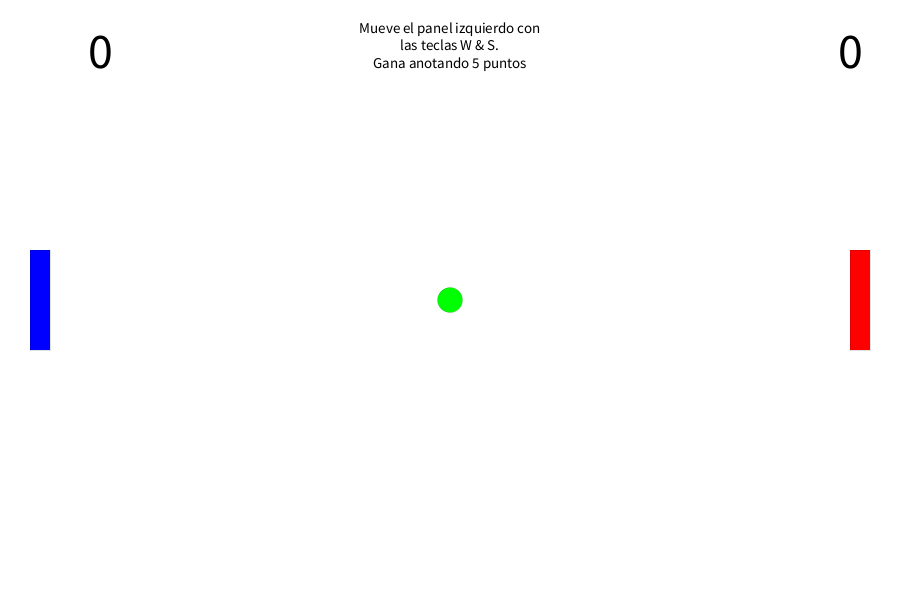
Frame 1 (no input)
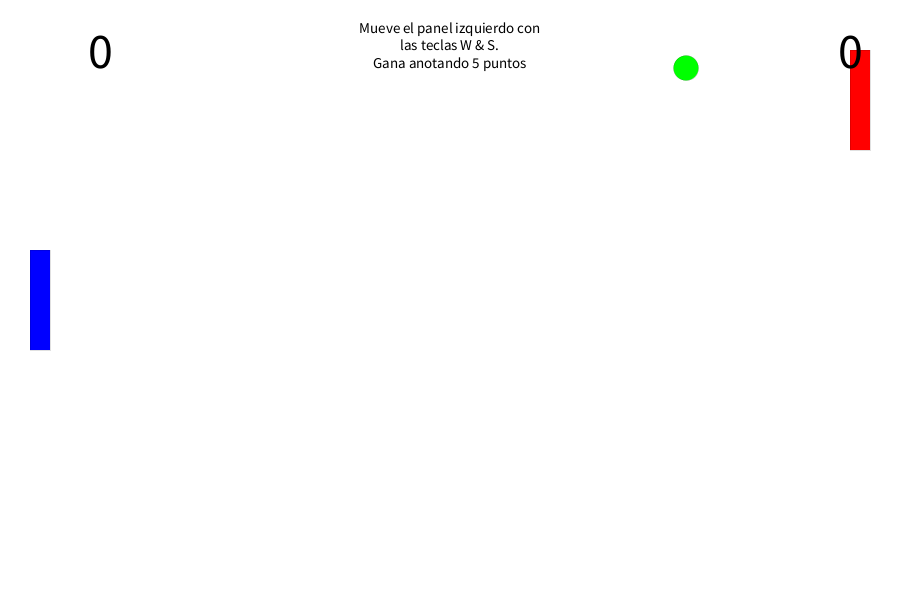
Frame 60 (the mouse pressed at the canvas centre just before this capture)
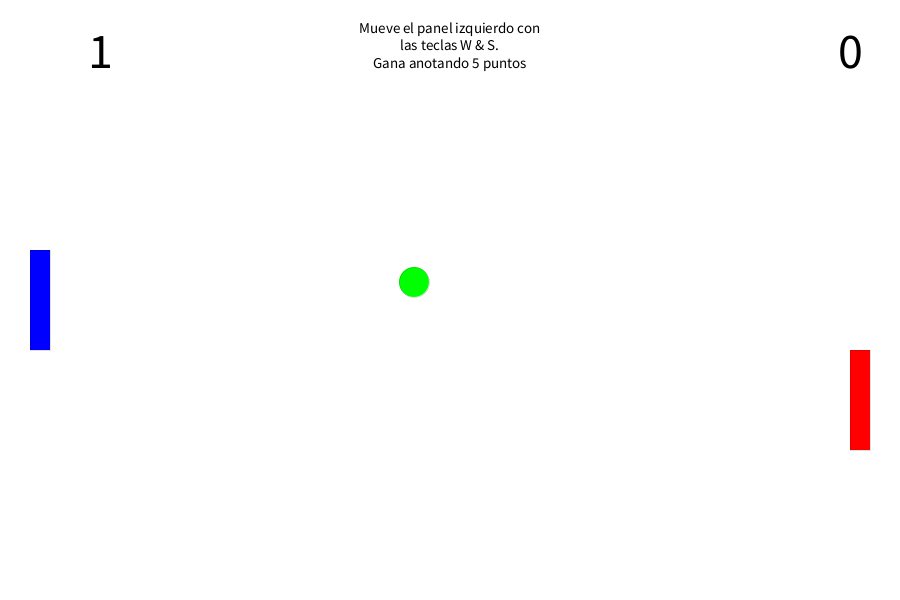
Frame 120 (the mouse held since frame 60 and released just before this capture)

The Processing sketch that drew these frames (run headless with seeded random() and noise(); from frame 60 on, the mouse is pressed at the canvas centre):

// Processing sketch: e10Juegos
// ── e10Juegos.pde
int x, y, w, h, speedX, speedY;
int paddleXL, paddleYL, paddleW, paddleH, paddleS;
int paddleXR, paddleYR;
boolean upL, downL;
boolean upR, downR;

color colorL = color(0,0,255);
color colorR = color(255, 0, 0);

int scoreL = 0; 
int scoreR = 0;

int winScore = 5;

int time = millis();

void setup() {
  size(900, 600);
  
  x = width/2; 
  y = height/2;
  
  w = 25;
  h = 25;
  
  speedX = 2;
  speedY = (int)(random(-3, 3));
  if (speedY == 1)
      speedY++;
  if (speedY == -1)
    speedY--;
  
  textSize(50);
  textAlign(CENTER, CENTER); 
  rectMode(CENTER); 

  paddleXL = 40;
  paddleYL = height/2;
  paddleXR = width-40;
  paddleYR = height/2;
  paddleW = 20;
  paddleH = 100;
  paddleS = 5;
  
  strokeWeight(0);
  
}

void resetGame(){
    speedX = 2;
    speedY = (int)(random(-3, 3));
    if (speedY == 0)
      speedY = -2;
    x = width/2; 
    y = height/2;
    w = 30;
    h = 30;
}
 
 
void draw() {
  background(255);
  drawCircle();
  moveCircle();
  bounce();
  drawPaddles();
  movePaddle();
  moveAIPaddle();
  restrictPaddle();
  contactPaddle();
  scores();
  gameOver();
  instructions();
}
 
void drawPaddles() {
  fill(colorL);
  rect(paddleXL, paddleYL, paddleW, paddleH);
  fill(colorR);
  rect(paddleXR, paddleYR, paddleW, paddleH);
}

 
void movePaddle() {
  if (upL) {
    paddleYL = paddleYL - paddleS;
  }
  if (downL) {
    paddleYL = paddleYL + paddleS;
  }
  if (upR) {
    paddleYR = paddleYR - paddleS;
  }
  if (downR) {
    paddleYR = paddleYR + paddleS;
  }
}

boolean moveUp;
int randTime;
void moveAIPaddle(){
    if(speedX <= 0){
      return;
    }
    
    if (millis() > time + 1000)
    {
      moveUp  = !moveUp;
      upR = moveUp;
      downR = !moveUp;
      
      randTime = (int)random(1500, 1800);
      
      time = millis();
    }
}
 

void restrictPaddle() {
  if (paddleYL - paddleH/2 < 0) {
    paddleYL = paddleYL + paddleS;
  }
  if (paddleYL + paddleH/2 > height) {
    paddleYL = paddleYL - paddleS;
  }
  if (paddleYR - paddleH/2 < 0) {
    paddleYR = paddleYR + paddleS;
  }
  if (paddleYR + paddleH/2 > height) {
    paddleYR = paddleYR - paddleS;
  }
}
 
 
void contactPaddle() {
  if (x - w/2 < paddleXL + paddleW/2 && y - h/2 < paddleYL + paddleH/2 && y + h/2 > paddleYL - paddleH/2 ) {
    if (speedX < 0) {
      speedX = -speedX*1;
    }
  }
  else if (x + w/2 > paddleXR - paddleW/2 && y - h/2 < paddleYR + paddleH/2 && y + h/2 > paddleYR - paddleH/2 ) {
    if (speedX > 0) {
      speedX = -speedX*1;
    }
  }
}
 
void drawCircle() {
  fill(0,255,0);
  ellipse(x, y, w, h);
}


void moveCircle() {  
  x = x + speedX*2;
  y = y + speedY*2;
  if (speedY == 0)
      speedY = -2;
}
  
void bounce() {
 if ( x > width - w/2) {
    
    resetGame();
    speedX = -speedX;
    scoreL = scoreL + 1;
  } else if ( x < 0 + w/2) {
    
    resetGame();
    scoreR = scoreR + 1;
  }
  if ( y > height - h/2) {
    speedY = -speedY;
  } else if ( y < 0 + h/2) {
    speedY = -speedY;
  }
}
 
 
void scores() {
  fill(0);
  text(scoreL, 100, 50);
  text(scoreR, width-50, 50);
}

void instructions(){
  textSize(15);
  text("Mueve el panel izquierdo con\nlas teclas W & S.\nGana anotando 5 puntos", 450, 45);
  textSize(50);
}
void mousePressed(){
    print(mouseX+"_"+mouseY);
}
 
 
void gameOver() {
  if(scoreL == winScore) {
    gameOverPage("Ganaste!", colorL);
  }
  if(scoreR == winScore) {
    gameOverPage("La IA ganó!", colorR);
  }
}
 
 
void gameOverPage(String text, color c) {
  speedX = 0;
  speedY = 0;
  fill(255);
  text("Juego Terminado", width/2, height/3 - 40);
  text("Presiona para jugar otra vez", width/2, height/3 + 40);
  fill(c);
  text(text, width/2, height/3);
  if(mousePressed) {
    scoreR = 0;
    scoreL = 0;
    speedX = 1;
    speedY = 1;
  }
}
 
 
void keyPressed() {
if (key == 'w' || key == 'W') {
    upL = true;
  }
  if (key == 's' || key == 'S') {
    downL = true;
  }

}
  
void keyReleased() {
  if (key == 'w' || key == 'W') {
    upL = false;
  }
  if (key == 's' || key == 'S') {
    downL = false;
  }

}
